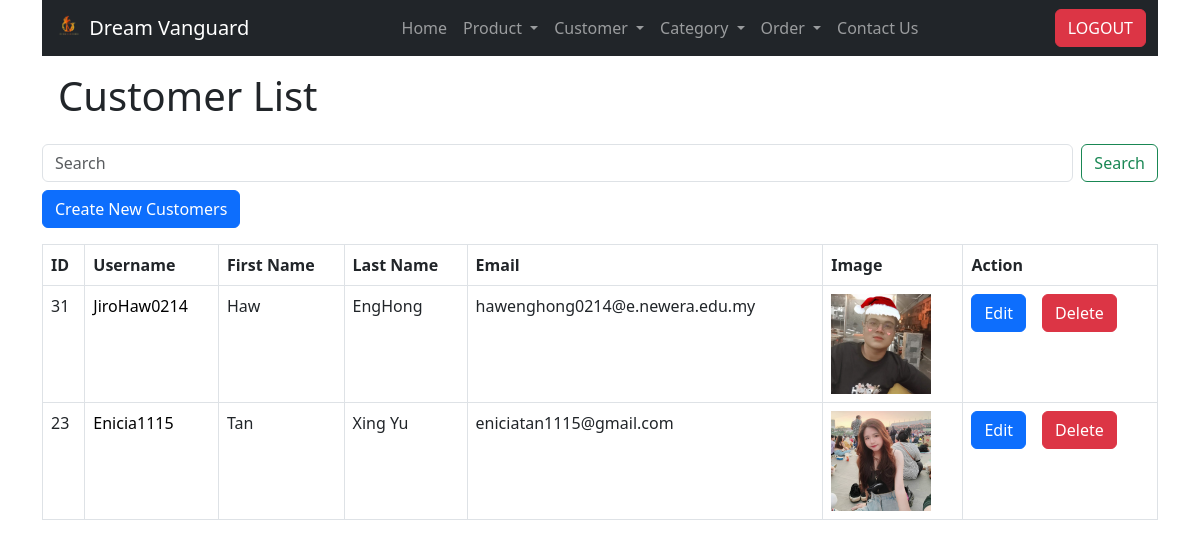
The page /customer_read.php (signed in) on the database its author committed.
### tables this page shows
CREATE TABLE IF NOT EXISTS `customers` (
  `id` int NOT NULL AUTO_INCREMENT,
  `username` varchar(50) NOT NULL,
  `password` varchar(255) NOT NULL,
  `first_name` varchar(50) NOT NULL,
  `last_name` varchar(50) NOT NULL,
  `email` varchar(50) DEFAULT NULL,
  `gender` enum('Male','Female','Other') NOT NULL,
  `date_of_birth` date NOT NULL,
  `registration_datetime` datetime NOT NULL,
  `account_status` enum('Active','Inactive') NOT NULL,
  `image` varchar(255) NOT NULL,
  PRIMARY KEY (`id`),
  UNIQUE KEY `username` (`username`)
);

### customer_read.php (the view, shortened to what this page needs)
<!DOCTYPE HTML>
<html>
<head>
    <link href="https://cdn.jsdelivr.net/npm/bootstrap@5.3.0/dist/css/bootstrap.min.css" rel="stylesheet">
</head>
<body>
    <div class="container">
        <?php
        include 'includes/navbar.php';
        ?>
        <div class="p-3">
            <h1>Customer List</h1>
        </div>
        <form class="d-flex" action="<?php echo $_SERVER["PHP_SELF"]; ?>" method="GET">
            <input class="form-control me-2 mb-2" type="text" name="search" placeholder="Search" aria-label="Search" value="<?php echo isset($_GET['search_keyword']) ? htmlspecialchars($_GET['search_keyword'], ENT_QUOTES) : ''; ?>">
            <button class="btn btn-outline-success mb-2" type="submit">Search</button>
        </form>
        <?php
        include 'config/database.php';
        ?>
        <?php
        $query = "SELECT id, username, first_name, last_name, email, image FROM customers";
        $query .= " ORDER BY id DESC";
        $stmt = $con->prepare($query);
        $stmt->execute();
        $num = $stmt->rowCount();
        echo "<a href='customer_create.php' class='btn btn-primary mb-3'>Create New Customers</a>";
        if ($num > 0) {
            echo "<table class='table table-hover table-responsive table-bordered'>";
            echo "<tr>";
            echo "<th>ID</th>";
            echo "<th>Username</th>";
            echo "<th>First Name</th>";
            echo "<th>Last Name</th>";
            echo "<th>Email</th>";
            echo "<th>Image</th>";
            echo "<th>Action</th>";
            echo "</tr>";
            while ($row = $stmt->fetch(PDO::FETCH_ASSOC)) {
                extract($row);
                echo "<tr>";
                echo "<td>{$id}</td>";
                echo "<td><a href='customer_read_one.php?id={$id}'>{$username}</a></td>";
                echo "<td>{$first_name}</td>";
                echo "<td>{$last_name}</td>";
                echo "<td>{$email}</td>";
                echo "<td>";
                if (!empty($image)) {
                    echo "<img src='uploads/{$image}' width='100' height='100' />";
                } else {
                    echo '<img src="img/customer.jpg" height="100px" alt="">';
                }
                echo "</td>";
                echo "<td>";
                echo "<a href='customer_update.php?id={$id}' class='btn btn-primary me-3'>Edit</a>";
                echo "<a href='#' onclick='customer_delete({$id});'  class='btn btn-danger'>Delete</a>";
                echo "</td>";
                echo "</tr>";
            }
            echo "</table>";
        } else {
            echo "<div class='alert alert-danger'>No records found.</div>";
        }
        ?>
    </div>
</body>
</html>

### customer_read.php (style rules this page uses)
a { text-decoration: none; color: black; }

### includes/navbar.php (style rules this page uses)
a { text-decoration: none; color: black; }

### rows shown on the page
customers: id "31", username "JiroHaw0214", first_name "Haw", last_name "EngHong", email "hawenghong0214@e.newera.edu.my", image (picture)
customers: id "23", username "Enicia1115", first_name "Tan", last_name "Xing Yu", email "eniciatan1115@gmail.com", image (picture)
